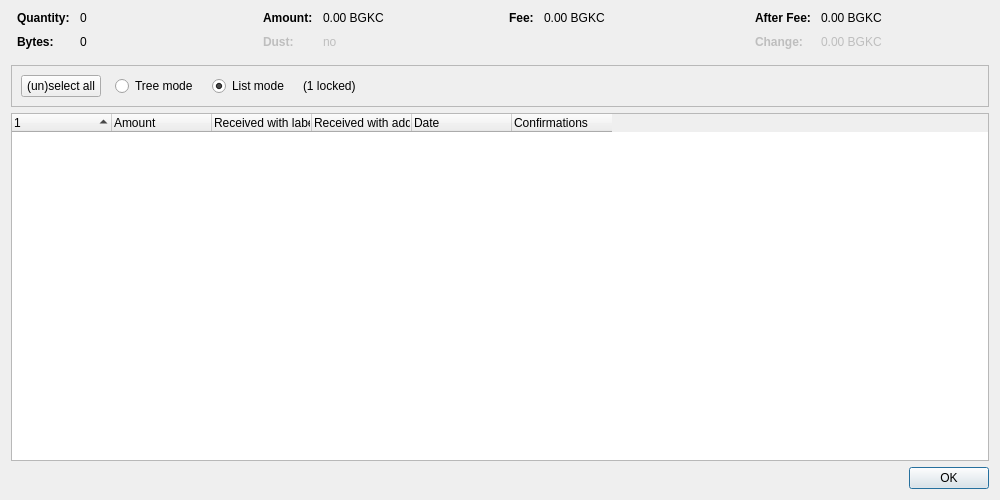
<?xml version="1.0" encoding="UTF-8"?>
<ui version="4.0">
 <class>CoinControlDialog</class>
 <widget class="QDialog" name="CoinControlDialog">
  <property name="geometry">
   <rect>
    <x>0</x>
    <y>0</y>
    <width>1000</width>
    <height>500</height>
   </rect>
  </property>
  <property name="windowTitle">
   <string>Coin Selection</string>
  </property>
  <layout class="QVBoxLayout" name="verticalLayout">
   <item>
    <layout class="QHBoxLayout" name="horizontalLayoutTop" stretch="0,0,0,0">
     <property name="topMargin">
      <number>0</number>
     </property>
     <property name="bottomMargin">
      <number>10</number>
     </property>
     <item>
      <layout class="QFormLayout" name="formLayoutCoinControl1">
       <property name="horizontalSpacing">
        <number>10</number>
       </property>
       <property name="verticalSpacing">
        <number>10</number>
       </property>
       <property name="leftMargin">
        <number>6</number>
       </property>
       <property name="rightMargin">
        <number>6</number>
       </property>
       <item row="0" column="0">
        <widget class="QLabel" name="labelCoinControlQuantityText">
         <property name="font">
          <font>
           <weight>75</weight>
           <bold>true</bold>
          </font>
         </property>
         <property name="text">
          <string>Quantity:</string>
         </property>
        </widget>
       </item>
       <item row="0" column="1">
        <widget class="QLabel" name="labelCoinControlQuantity">
         <property name="cursor">
          <cursorShape>IBeamCursor</cursorShape>
         </property>
         <property name="contextMenuPolicy">
          <enum>Qt::ActionsContextMenu</enum>
         </property>
         <property name="text">
          <string notr="true">0</string>
         </property>
         <property name="textInteractionFlags">
          <set>Qt::LinksAccessibleByMouse|Qt::TextSelectableByKeyboard|Qt::TextSelectableByMouse</set>
         </property>
        </widget>
       </item>
       <item row="1" column="0">
        <widget class="QLabel" name="labelCoinControlBytesText">
         <property name="font">
          <font>
           <weight>75</weight>
           <bold>true</bold>
          </font>
         </property>
         <property name="text">
          <string>Bytes:</string>
         </property>
        </widget>
       </item>
       <item row="1" column="1">
        <widget class="QLabel" name="labelCoinControlBytes">
         <property name="cursor">
          <cursorShape>IBeamCursor</cursorShape>
         </property>
         <property name="contextMenuPolicy">
          <enum>Qt::ActionsContextMenu</enum>
         </property>
         <property name="text">
          <string notr="true">0</string>
         </property>
         <property name="textInteractionFlags">
          <set>Qt::LinksAccessibleByMouse|Qt::TextSelectableByKeyboard|Qt::TextSelectableByMouse</set>
         </property>
        </widget>
       </item>
      </layout>
     </item>
     <item>
      <layout class="QFormLayout" name="formLayoutCoinControl2">
       <property name="horizontalSpacing">
        <number>10</number>
       </property>
       <property name="verticalSpacing">
        <number>10</number>
       </property>
       <property name="leftMargin">
        <number>6</number>
       </property>
       <property name="rightMargin">
        <number>6</number>
       </property>
       <item row="0" column="0">
        <widget class="QLabel" name="labelCoinControlAmountText">
         <property name="font">
          <font>
           <weight>75</weight>
           <bold>true</bold>
          </font>
         </property>
         <property name="text">
          <string>Amount:</string>
         </property>
        </widget>
       </item>
       <item row="0" column="1">
        <widget class="QLabel" name="labelCoinControlAmount">
         <property name="cursor">
          <cursorShape>IBeamCursor</cursorShape>
         </property>
         <property name="contextMenuPolicy">
          <enum>Qt::ActionsContextMenu</enum>
         </property>
         <property name="text">
          <string notr="true">0.00 BGKC</string>
         </property>
         <property name="textInteractionFlags">
          <set>Qt::LinksAccessibleByMouse|Qt::TextSelectableByKeyboard|Qt::TextSelectableByMouse</set>
         </property>
        </widget>
       </item>
       <item row="1" column="0">
        <widget class="QLabel" name="labelCoinControlLowOutputText">
         <property name="enabled">
          <bool>false</bool>
         </property>
         <property name="font">
          <font>
           <weight>75</weight>
           <bold>true</bold>
          </font>
         </property>
         <property name="text">
          <string>Dust:</string>
         </property>
        </widget>
       </item>
       <item row="1" column="1">
        <widget class="QLabel" name="labelCoinControlLowOutput">
         <property name="enabled">
          <bool>false</bool>
         </property>
         <property name="cursor">
          <cursorShape>IBeamCursor</cursorShape>
         </property>
         <property name="contextMenuPolicy">
          <enum>Qt::ActionsContextMenu</enum>
         </property>
         <property name="text">
          <string notr="true">no</string>
         </property>
         <property name="textInteractionFlags">
          <set>Qt::LinksAccessibleByMouse|Qt::TextSelectableByKeyboard|Qt::TextSelectableByMouse</set>
         </property>
        </widget>
       </item>
      </layout>
     </item>
     <item>
      <layout class="QFormLayout" name="formLayoutCoinControl3">
       <property name="horizontalSpacing">
        <number>10</number>
       </property>
       <property name="verticalSpacing">
        <number>10</number>
       </property>
       <property name="leftMargin">
        <number>6</number>
       </property>
       <property name="rightMargin">
        <number>6</number>
       </property>
       <item row="0" column="0">
        <widget class="QLabel" name="labelCoinControlFeeText">
         <property name="font">
          <font>
           <weight>75</weight>
           <bold>true</bold>
          </font>
         </property>
         <property name="text">
          <string>Fee:</string>
         </property>
        </widget>
       </item>
       <item row="0" column="1">
        <widget class="QLabel" name="labelCoinControlFee">
         <property name="cursor">
          <cursorShape>IBeamCursor</cursorShape>
         </property>
         <property name="contextMenuPolicy">
          <enum>Qt::ActionsContextMenu</enum>
         </property>
         <property name="text">
          <string notr="true">0.00 BGKC</string>
         </property>
         <property name="textInteractionFlags">
          <set>Qt::LinksAccessibleByMouse|Qt::TextSelectableByKeyboard|Qt::TextSelectableByMouse</set>
         </property>
        </widget>
       </item>
      </layout>
     </item>
     <item>
      <layout class="QFormLayout" name="formLayoutCoinControl4">
       <property name="horizontalSpacing">
        <number>10</number>
       </property>
       <property name="verticalSpacing">
        <number>10</number>
       </property>
       <property name="leftMargin">
        <number>6</number>
       </property>
       <property name="rightMargin">
        <number>6</number>
       </property>
       <item row="0" column="0">
        <widget class="QLabel" name="labelCoinControlAfterFeeText">
         <property name="font">
          <font>
           <weight>75</weight>
           <bold>true</bold>
          </font>
         </property>
         <property name="text">
          <string>After Fee:</string>
         </property>
        </widget>
       </item>
       <item row="0" column="1">
        <widget class="QLabel" name="labelCoinControlAfterFee">
         <property name="cursor">
          <cursorShape>IBeamCursor</cursorShape>
         </property>
         <property name="contextMenuPolicy">
          <enum>Qt::ActionsContextMenu</enum>
         </property>
         <property name="text">
          <string notr="true">0.00 BGKC</string>
         </property>
         <property name="textInteractionFlags">
          <set>Qt::LinksAccessibleByMouse|Qt::TextSelectableByKeyboard|Qt::TextSelectableByMouse</set>
         </property>
        </widget>
       </item>
       <item row="1" column="0">
        <widget class="QLabel" name="labelCoinControlChangeText">
         <property name="enabled">
          <bool>false</bool>
         </property>
         <property name="font">
          <font>
           <weight>75</weight>
           <bold>true</bold>
          </font>
         </property>
         <property name="text">
          <string>Change:</string>
         </property>
        </widget>
       </item>
       <item row="1" column="1">
        <widget class="QLabel" name="labelCoinControlChange">
         <property name="enabled">
          <bool>false</bool>
         </property>
         <property name="cursor">
          <cursorShape>IBeamCursor</cursorShape>
         </property>
         <property name="contextMenuPolicy">
          <enum>Qt::ActionsContextMenu</enum>
         </property>
         <property name="text">
          <string notr="true">0.00 BGKC</string>
         </property>
         <property name="textInteractionFlags">
          <set>Qt::LinksAccessibleByMouse|Qt::TextSelectableByKeyboard|Qt::TextSelectableByMouse</set>
         </property>
        </widget>
       </item>
      </layout>
     </item>
    </layout>
   </item>
   <item>
    <widget class="QFrame" name="frame">
     <property name="minimumSize">
      <size>
       <width>0</width>
       <height>40</height>
      </size>
     </property>
     <property name="frameShape">
      <enum>QFrame::StyledPanel</enum>
     </property>
     <property name="frameShadow">
      <enum>QFrame::Sunken</enum>
     </property>
     <layout class="QHBoxLayout" name="horizontalLayout">
      <item>
       <layout class="QHBoxLayout" name="horizontalLayoutPanel" stretch="0,0,0,0,0">
        <property name="spacing">
         <number>14</number>
        </property>
        <item>
         <widget class="QPushButton" name="pushButtonSelectAll">
          <property name="sizePolicy">
           <sizepolicy hsizetype="Maximum" vsizetype="Fixed">
            <horstretch>0</horstretch>
            <verstretch>0</verstretch>
           </sizepolicy>
          </property>
          <property name="text">
           <string>(un)select all</string>
          </property>
          <property name="autoDefault">
           <bool>false</bool>
          </property>
         </widget>
        </item>
        <item>
         <widget class="QRadioButton" name="radioTreeMode">
          <property name="sizePolicy">
           <sizepolicy hsizetype="Maximum" vsizetype="Fixed">
            <horstretch>0</horstretch>
            <verstretch>0</verstretch>
           </sizepolicy>
          </property>
          <property name="text">
           <string>Tree mode</string>
          </property>
         </widget>
        </item>
        <item>
         <widget class="QRadioButton" name="radioListMode">
          <property name="sizePolicy">
           <sizepolicy hsizetype="Maximum" vsizetype="Fixed">
            <horstretch>0</horstretch>
            <verstretch>0</verstretch>
           </sizepolicy>
          </property>
          <property name="text">
           <string>List mode</string>
          </property>
          <property name="checked">
           <bool>true</bool>
          </property>
         </widget>
        </item>
        <item>
         <widget class="QLabel" name="labelLocked">
          <property name="text">
           <string notr="true">(1 locked)</string>
          </property>
         </widget>
        </item>
        <item>
         <spacer name="horizontalSpacer">
          <property name="orientation">
           <enum>Qt::Horizontal</enum>
          </property>
          <property name="sizeHint" stdset="0">
           <size>
            <width>40</width>
            <height>20</height>
           </size>
          </property>
         </spacer>
        </item>
       </layout>
      </item>
     </layout>
    </widget>
   </item>
   <item>
    <widget class="CoinControlTreeWidget" name="treeWidget">
     <property name="contextMenuPolicy">
      <enum>Qt::CustomContextMenu</enum>
     </property>
     <property name="sortingEnabled">
      <bool>false</bool>
     </property>
     <property name="columnCount">
      <number>6</number>
     </property>
     <attribute name="headerShowSortIndicator" stdset="0">
      <bool>true</bool>
     </attribute>
     <attribute name="headerStretchLastSection">
      <bool>false</bool>
     </attribute>
     <column>
      <property name="text">
       <string/>
      </property>
     </column>
     <column>
      <property name="text">
       <string>Amount</string>
      </property>
     </column>
     <column>
      <property name="text">
       <string>Received with label</string>
      </property>
     </column>
     <column>
      <property name="text">
       <string>Received with address</string>
      </property>
     </column>
     <column>
      <property name="text">
       <string>Date</string>
      </property>
     </column>
     <column>
      <property name="text">
       <string>Confirmations</string>
      </property>
      <property name="toolTip">
       <string>Confirmed</string>
      </property>
     </column>
     <column>
      <property name="text">
       <string/>
      </property>
     </column>
     <column>
      <property name="text">
       <string/>
      </property>
     </column>
     <column>
      <property name="text">
       <string/>
      </property>
     </column>
     <column>
      <property name="text">
       <string/>
      </property>
     </column>
    </widget>
   </item>
   <item>
    <widget class="QDialogButtonBox" name="buttonBox">
     <property name="orientation">
      <enum>Qt::Horizontal</enum>
     </property>
     <property name="standardButtons">
      <set>QDialogButtonBox::Ok</set>
     </property>
    </widget>
   </item>
  </layout>
 </widget>
 <customwidgets>
  <customwidget>
   <class>CoinControlTreeWidget</class>
   <extends>QTreeWidget</extends>
   <header>qt/coincontroltreewidget.h</header>
  </customwidget>
 </customwidgets>
 <resources/>
 <connections/>
</ui>
